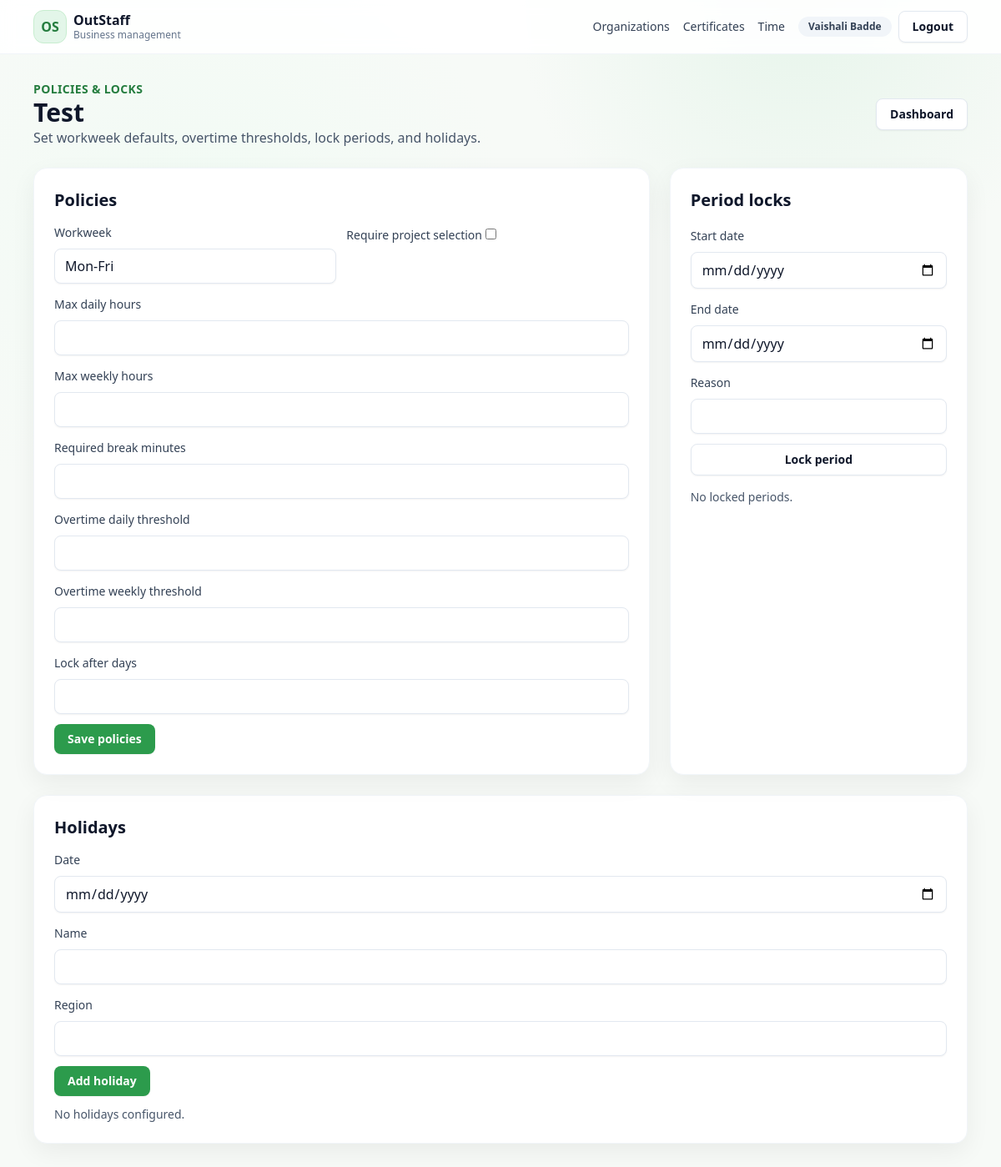
The page /orgs/1/time/policies (signed in) on the database its author committed.
### app/models.py (models this page shows, shortened)
class TimestampMixin:
    created_at = db.Column(db.DateTime, default=datetime.utcnow)
    updated_at = db.Column(db.DateTime, default=datetime.utcnow, onupdate=datetime.utcnow)

class User(UserMixin, TimestampMixin, db.Model):
    id = db.Column(db.Integer, primary_key=True)
    email = db.Column(db.String(255), unique=True, nullable=False, index=True)
    password_hash = db.Column(db.String(255), nullable=False)
    name = db.Column(db.String(120), nullable=False)
    is_verified = db.Column(db.Boolean, default=False)
    memberships = db.relationship("Membership", backref="user", lazy=True, cascade="all, delete-orphan")
    certificates = db.relationship(
        "Certificate", backref="user", lazy=True, cascade="all, delete-orphan", foreign_keys="Certificate.user_id"
    )
    time_entries = db.relationship(
        "TimeEntry", backref="user", lazy=True, cascade="all, delete-orphan", foreign_keys="TimeEntry.user_id"
    )

class Organization(TimestampMixin, db.Model):
    id = db.Column(db.Integer, primary_key=True)
    name = db.Column(db.String(255), nullable=False)
    slug = db.Column(db.String(255), unique=True, nullable=False)
    timezone = db.Column(db.String(80), default="UTC")
    default_workweek = db.Column(db.String(80), default="Mon-Fri")
    created_by_id = db.Column(db.Integer, db.ForeignKey("user.id"), nullable=False)
    memberships = db.relationship("Membership", backref="organization", lazy=True, cascade="all, delete-orphan")
    invitations = db.relationship("Invitation", backref="organization", lazy=True, cascade="all, delete-orphan")
    certificate_types = db.relationship(
        "CertificateType", backref="organization", lazy=True, cascade="all, delete-orphan"
    )
    certificates = db.relationship("Certificate", backref="organization", lazy=True, cascade="all, delete-orphan")
    time_entries = db.relationship("TimeEntry", backref="organization", lazy=True, cascade="all, delete-orphan")
    projects = db.relationship("Project", backref="organization", lazy=True, cascade="all, delete-orphan")
    activities = db.relationship("Activity", backref="organization", lazy=True, cascade="all, delete-orphan")
    policies = db.relationship("Policy", backref="organization", lazy=True, cascade="all, delete-orphan")
    period_locks = db.relationship("PeriodLock", backref="organization", lazy=True, cascade="all, delete-orphan")
    holidays = db.relationship("Holiday", backref="organization", lazy=True, cascade="all, delete-orphan")
    report_presets = db.relationship("ReportPreset", backref="organization", lazy=True, cascade="all, delete-orphan")
    approval_logs = db.relationship("ApprovalLog", backref="organization", lazy=True, cascade="all, delete-orphan")

class Policy(TimestampMixin, db.Model):
    id = db.Column(db.Integer, primary_key=True)
    org_id = db.Column(db.Integer, db.ForeignKey("organization.id"), nullable=False)
    workweek = db.Column(db.String(80), default="Mon-Fri")
    max_daily_hours = db.Column(db.Integer, nullable=True)
    max_weekly_hours = db.Column(db.Integer, nullable=True)
    overtime_daily_threshold = db.Column(db.Integer, nullable=True)
    overtime_weekly_threshold = db.Column(db.Integer, nullable=True)
    require_project = db.Column(db.Boolean, default=False)
    lock_after_days = db.Column(db.Integer, nullable=True)
    require_break_minutes = db.Column(db.Integer, nullable=True)

### app/time_entries/routes.py (the view, shortened to what this page needs)
@time_bp.route("/policies", methods=["GET", "POST"])
@login_required
def policies(org_id):
    membership = _require_admin(org_id)
    policy = _policy(org_id)
    policy_form = PolicyForm(obj=policy)
    lock_form = PeriodLockForm()
    holiday_form = HolidayForm()
    locks = PeriodLock.query.filter_by(org_id=org_id).order_by(PeriodLock.start_date.desc()).all()
    holidays = Holiday.query.filter_by(org_id=org_id).order_by(Holiday.date.desc()).all()
    if holiday_form.validate_on_submit() and holiday_form.submit.data and "holiday" in request.form:
        holiday = Holiday(org_id=org_id, date=holiday_form.date.data, name=holiday_form.name.data, region=holiday_form.region.data or None)
        db.session.add(holiday)
        db.session.commit()
        flash("Holiday added.", "success")
        return redirect(url_for("time.policies", org_id=org_id))
    return render_template(
        "time/policies.html",
        org=membership.organization,
        membership=membership,
        policy=policy,
        policy_form=policy_form,
        lock_form=lock_form,
        holiday_form=holiday_form,
        locks=locks,
        holidays=holidays,
    )

### app/forms.py
class PolicyForm(FlaskForm):
    workweek = StringField("Workweek", validators=[Optional(), Length(max=80)])
    max_daily_hours = StringField("Max daily hours", validators=[Optional(), Length(max=5)])
    max_weekly_hours = StringField("Max weekly hours", validators=[Optional(), Length(max=5)])
    overtime_daily_threshold = StringField("Overtime daily threshold", validators=[Optional(), Length(max=5)])
    overtime_weekly_threshold = StringField("Overtime weekly threshold", validators=[Optional(), Length(max=5)])
    require_project = BooleanField("Require project selection")
    lock_after_days = StringField("Lock after days", validators=[Optional(), Length(max=5)])
    require_break_minutes = StringField("Required break minutes", validators=[Optional(), Length(max=5)])
    submit = SubmitField("Save policies")

class PeriodLockForm(FlaskForm):
    start_date = DateField("Start date", validators=[DataRequired()])
    end_date = DateField("End date", validators=[DataRequired()])
    reason = StringField("Reason", validators=[Optional(), Length(max=255)])
    submit = SubmitField("Lock period")

### app/time_entries/routes.py (called while the page is built)
def _membership(org_id):
    return Membership.query.filter_by(user_id=current_user.id, org_id=org_id, status="active").first()

def _require_membership(org_id):
    membership = _membership(org_id)
    if not membership:
        abort(403)
    return membership

def _require_admin(org_id):
    membership = _require_membership(org_id)
    if membership.role != Role.ADMIN:
        abort(403)
    return membership

def _policy(org_id):
    policy = Policy.query.filter_by(org_id=org_id).first()
    if not policy:
        policy = Policy(org_id=org_id)
        db.session.add(policy)
        db.session.commit()
    return policy

### app/templates/time/policies.html (shortened to what this page needs)
{% extends "base.html" %}
{% block content %}
<div class="space-y-6">
  <div class="flex items-center justify-between">
    <div>
      <p class="text-sm uppercase tracking-wide text-brand-700 font-semibold">Policies & Locks</p>
      <h1 class="text-3xl font-bold">{{ org.name }}</h1>
      <p class="text-slate-600">Set workweek defaults, overtime thresholds, lock periods, and holidays.</p>
    </div>
    <a class="btn btn-secondary" href="{{ url_for('time.dashboard', org_id=org.id) }}">Dashboard</a>
  </div>
  <div class="grid grid-cols-1 lg:grid-cols-3 gap-6">
    <div class="lg:col-span-2 card p-6 space-y-3">
      <h2 class="text-xl font-semibold">Policies</h2>
      <form method="POST" class="space-y-3">
        <div class="grid grid-cols-1 md:grid-cols-2 gap-3">
          <div class="space-y-2">
            {{ policy_form.workweek.label }}
            {{ policy_form.workweek(class_="w-full") }}
          </div>
          <div class="space-y-2">
            {{ policy_form.require_project.label }}
            {{ policy_form.require_project() }}
          </div>
        </div>
        <div class="grid grid-cols-1 md:grid-cols-3 gap-3">
          <div class="space-y-2">
            {{ policy_form.max_daily_hours.label }}
            {{ policy_form.max_daily_hours(class_="w-full") }}
          </div>
          <div class="space-y-2">
            {{ policy_form.max_weekly_hours.label }}
            {{ policy_form.max_weekly_hours(class_="w-full") }}
          </div>
          <div class="space-y-2">
            {{ policy_form.require_break_minutes.label }}
            {{ policy_form.require_break_minutes(class_="w-full") }}
          </div>
        </div>
        <div class="grid grid-cols-1 md:grid-cols-3 gap-3">
          <div class="space-y-2">
            {{ policy_form.overtime_daily_threshold.label }}
            {{ policy_form.overtime_daily_threshold(class_="w-full") }}
          </div>
          <div class="space-y-2">
            {{ policy_form.overtime_weekly_threshold.label }}
            {{ policy_form.overtime_weekly_threshold(class_="w-full") }}
          </div>
          <div class="space-y-2">
            {{ policy_form.lock_after_days.label }}
            {{ policy_form.lock_after_days(class_="w-full") }}
          </div>
        </div>
        <button class="btn btn-primary" type="submit">{{ policy_form.submit.label.text }}</button>
      </form>
    </div>
    <div class="card p-6 space-y-4">
      <h2 class="text-xl font-semibold">Period locks</h2>
      <form method="POST" class="space-y-3">
        <div class="space-y-2">
          {{ lock_form.start_date.label }}
          {{ lock_form.start_date(class_="w-full") }}
        </div>
        <div class="space-y-2">
          {{ lock_form.end_date.label }}
          {{ lock_form.end_date(class_="w-full") }}
        </div>
        <div class="space-y-2">
          {{ lock_form.reason.label }}
          {{ lock_form.reason(class_="w-full") }}
        </div>
        <button class="btn btn-secondary w-full" type="submit">{{ lock_form.submit.label.text }}</button>
      </form>
      <div class="space-y-2">
        {% for lock in locks %}
        <div class="border border-slate-100 rounded-lg px-3 py-2 text-sm text-slate-700">
          {{ lock.start_date }} → {{ lock.end_date }} • {{ lock.reason or 'Locked' }}
        </div>
        {% else %}
        <p class="text-slate-600 text-sm">No locked periods.</p>
        {% endfor %}
      </div>
    </div>
  </div>
  <div class="card p-6 space-y-3">
    <h2 class="text-xl font-semibold">Holidays</h2>
    <form method="POST" class="space-y-3">
      <div class="grid grid-cols-1 md:grid-cols-3 gap-3">
        <div class="space-y-2">
          {{ holiday_form.date.label }}
          {{ holiday_form.date(class_="w-full") }}
        </div>
        <div class="space-y-2">
          {{ holiday_form.name.label }}
          {{ holiday_form.name(class_="w-full") }}
        </div>
        <div class="space-y-2">
          {{ holiday_form.region.label }}
          {{ holiday_form.region(class_="w-full") }}
        </div>
      </div>
      <button class="btn btn-primary" type="submit">{{ holiday_form.submit.label.text }}</button>
    </form>
    <div class="grid grid-cols-1 md:grid-cols-3 gap-3">
      {% for holiday in holidays %}
      <div class="border border-slate-100 rounded-lg px-3 py-2 text-sm text-slate-700">
        {{ holiday.date }} • {{ holiday.name }} {% if holiday.region %}({{ holiday.region }}){% endif %}
      </div>
      {% else %}
      <p class="text-slate-600 text-sm">No holidays configured.</p>
      {% endfor %}
    </div>
  </div>
</div>
{% endblock %}

### app/templates/base.html (shortened to what this page needs)
<!doctype html>
<html lang="en">
  <head>
    <link rel="stylesheet" href="{{ url_for('static', filename='css/tailwind.css') }}" />
  </head>
  <body class="min-h-screen">
    <header class="border-b border-slate-100 bg-white/90 backdrop-blur sticky top-0 z-30">
      <div class="mx-auto max-w-6xl px-4 py-3 flex items-center justify-between">
        <a href="{{ url_for('orgs.list_orgs') if current_user.is_authenticated else url_for('auth.login') }}" class="flex items-center gap-2">
          <span class="h-10 w-10 rounded-xl bg-brand-100 border border-brand-200 flex items-center justify-center text-brand-700 font-bold">OS</span>
          <div class="leading-tight">
            <p class="font-semibold text-slate-900">OutStaff</p>
            <p class="text-xs text-slate-500">Business management</p>
          </div>
        </a>
        <nav class="flex items-center gap-4">
          {% if current_user.is_authenticated %}
          <a class="nav-link" href="{{ url_for('orgs.list_orgs') }}">Organizations</a>
          <a class="nav-link" href="{{ url_for('certificates.list_certificates', org_id=(active_membership.org_id if active_membership else (user_orgs[0].id if user_orgs else 0))) if user_orgs else '#' }}">Certificates</a>
          <a class="nav-link" href="{{ url_for('time.dashboard', org_id=(active_membership.org_id if active_membership else (user_orgs[0].id if user_orgs else 0))) if user_orgs else '#' }}">Time</a>
          <div class="flex items-center gap-2">
            <span class="pill">{{ current_user.name }}</span>
            <a class="btn btn-secondary" href="{{ url_for('auth.logout') }}">Logout</a>
          </div>
          {% else %}
          <a class="btn btn-secondary" href="{{ url_for('auth.login') }}">Sign in</a>
          <a class="btn btn-primary" href="{{ url_for('auth.signup') }}">Create account</a>
          {% endif %}
        </nav>
      </div>
    </header>
    <main class="mx-auto max-w-6xl px-4 py-8">
      {% block content %}{% endblock %}
    </main>
  </body>
</html>

### rows shown on the page
User: name "Vaishali Badde"
Organization: name "Test"
Policy: workweek "Mon-Fri"

### other values the page prints
{{ policy_form.workweek.label }} "Workweek"
{{ policy_form.require_project.label }} "Require project selection"
{{ policy_form.max_daily_hours.label }} "Max daily hours"
{{ policy_form.max_weekly_hours.label }} "Max weekly hours"
{{ policy_form.require_break_minutes.label }} "Required break minutes"
{{ policy_form.overtime_daily_threshold.label }} "Overtime daily threshold"
{{ policy_form.overtime_weekly_threshold.label }} "Overtime weekly threshold"
{{ policy_form.lock_after_days.label }} "Lock after days"
{{ policy_form.submit.label.text }} "Save policies"
{{ lock_form.start_date.label }} "Start date"
{{ lock_form.end_date.label }} "End date"
{{ lock_form.reason.label }} "Reason"
{{ lock_form.submit.label.text }} "Lock period"
{{ holiday_form.date.label }} "Date"
{{ holiday_form.name.label }} "Name"
